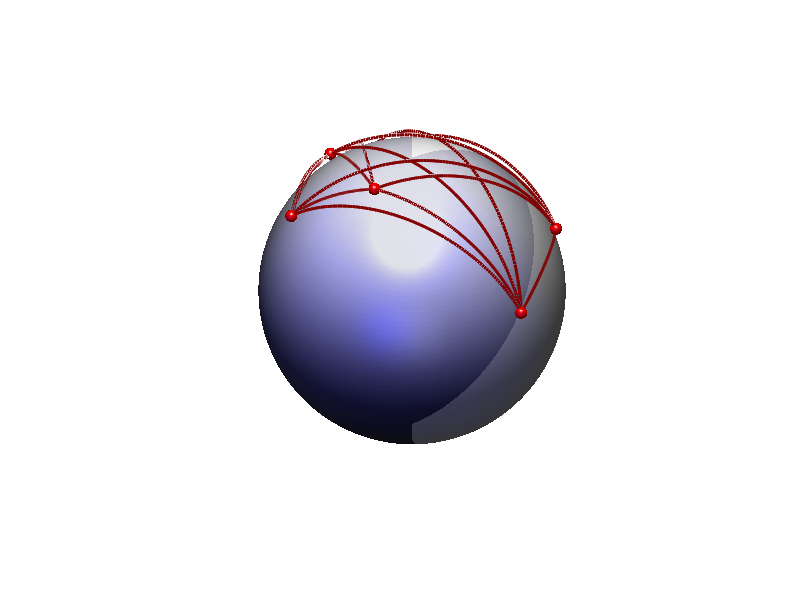

Write the MATLAB code that produced this figure.
clf
r=randn(2,6)*0.7;
r0=r-repmat(mean(r,2),1,size(r,2));

colormap(gray)
r=r0;
[x,y,z]=sphere(400);
s0=surf(x,y,z);
set(s0,'FaceAlpha',0.8,'SpecularStrength',0.5,'DiffuseStrength',1,'AmbientStrength',0.05);
shading interp
hold on

for i=1:size(r,2),
    li     = zeros(3);
    li(3,1)=-r(1,i);
    li(1,3)= r(1,i);
    li(3,2)=-r(2,i);
    li(2,3)= r(2,i);
    a_i    = expm(li);
    xyz = a_i*[0 0 1.04]';
    [x1,y1,z1] = sphere(30);
    x1 = x1*0.04 + xyz(1);
    y1 = y1*0.04 + xyz(2);
    z1 = z1*0.04 + xyz(3);
    s=surf(x1,y1,z1);    
    set(s,'FaceColor',[1 0 0],'EdgeAlpha',[0],'FaceLighting','flat');

    for j=1:size(r,2),
        lj     = zeros(3);
        lj(3,1)=-r(1,j);
        lj(1,3)= r(1,j);
        lj(3,2)=-r(2,j);
        lj(2,3)= r(2,j);
        a_j    = expm(lj);

        t = [];
        for s=0:0.01:1,
            a_s = logm(a_i\a_j);
            a   = a_i*expm(s*a_s);
            t = [t; (a*[0 0 1.04]')'];
        end
        p=plot3(t(:,1),t(:,2),t(:,3),'r');
        set(p,'LineWidth',2,'Color',[0.5 0 0]);
    end
end
    

%    if oit>1
%    s=patch([-2 2 2 -2]',[-2 -2 2 2]',1.04*[1 1 1 1]',[1 1 1 1]');
%    set(s,'FaceAlpha',0.1,'SpecularStrength',0.5,'DiffuseStrength',1,'AmbientStrength',0.05);
%    set(s,'FaceColor',[1 1 1],'EdgeAlpha',[0],'FaceLighting','flat');

%    p=plot3([0 r(1,i)]', [0 r(2,i)]', [1.04 1.04]', 'r'); hold on
%    set(p,'LineWidth',2,'Color',[0 0 0.5]);
%    [x1,y1,z1] = sphere(30);
%    x1 = x1*0.04 + r(1,i);
%    y1 = y1*0.04 + r(2,i);
%    z1 = z1*0.04 + 1.04;
%    s=surf(x1,y1,z1);
%    set(s,'FaceColor',[0 0 1],'EdgeAlpha',[0],'FaceLighting','flat');
%    end
%end
axis image off tight
%axis([-2 2 -2 2 -1.1 1.1])
hold off

%set(gcf,'Color',[0 0 0]);
c=camlight;
set(c,'Position',[-15 -10 0],'Color',[0 0 0.5]);
c=camlight;
set(c,'Position',[-5 -5 15],'Color',[1 1 1]);
drawnow



if false
clf
for i=1:size(r,2),
    l=zeros(3);
    l(3,1)= r(1,i);
    l(1,3)=-r(1,i);
    l(3,2)= r(2,i);
    l(2,3)=-r(2,i);
    t = zeros(10,3);
    p=plot3([0 r(1,i)]', [0 r(2,i)]', [0 0]', 'r'); hold on
    set(p,'LineWidth',2,'Color',[0.5 0 0]);
    [x1,y1,z1] = sphere(30);
    x1 = x1*0.04 + r(1,i);
    y1 = y1*0.04 + r(2,i);
    z1 = z1*0.04;
    s=surf(x1,y1,z1);
    set(s,'FaceColor',[1 0 0],'EdgeAlpha',[0],'FaceLighting','flat');
    hold on
end

hold off
axis image off
end

